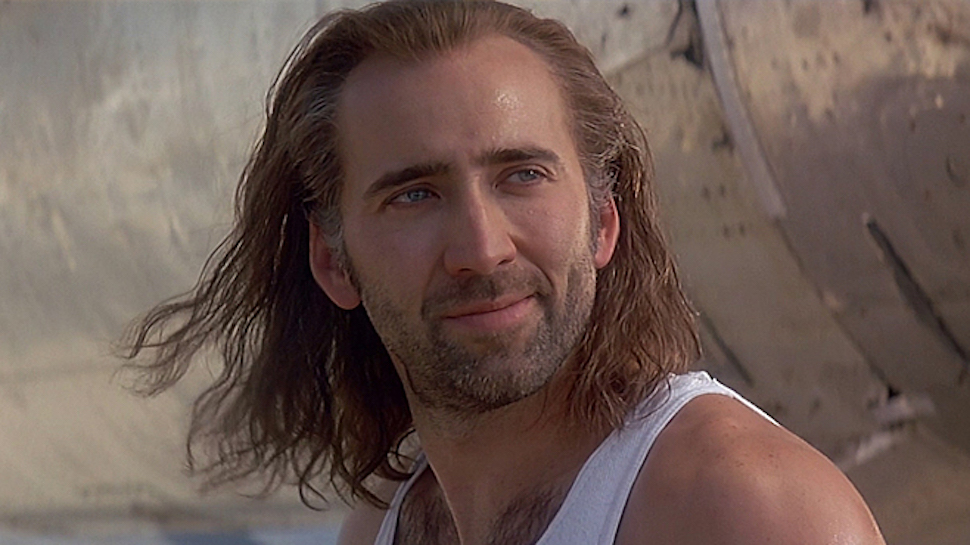
#> input picture doc/notebooks/5_Image_Processing/_data/cage.jpg, 970 x 545 px, found by its file name
$ jupyter execute --allow-errors Image_Processing_Tutorial_3.ipynb
#> lines starting #> are read from the running program, lines starting #| are printed output that depends on the picture
# How to cage Nicolas cage with OpenCV ?
## Setup

[cell 1]
import numpy as np
import cv2
from matplotlib import pyplot as plt

## Open and plot the image

[cell 2]
img = cv2.imread('cage.jpg')
#> img is the input picture: shape (545, 970, 3); mean B, G, R 83.9, 91.1, 110.2
gray = cv2.cvtColor(img, cv2.COLOR_BGR2GRAY)
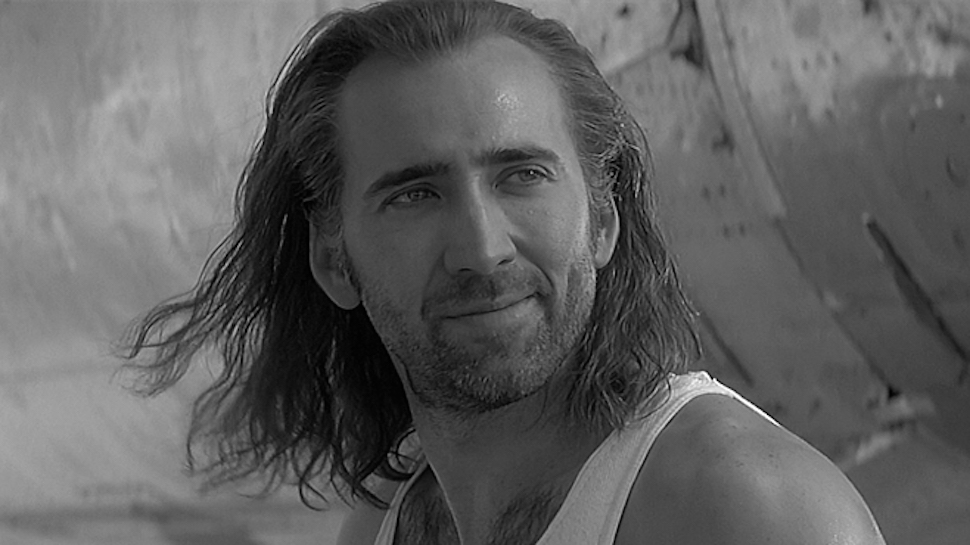
#> gray: shape (545, 970); min 0, max 255, mean 96
#> (the rest of this cell did not finish here and is left out)

## Haar cascade classifiers

[cell 3]
face_cascade = cv2.CascadeClassifier('_data/haarcascade_frontalface_default.xml')
eye_cascade = cv2.CascadeClassifier('_data/haarcascade_eye.xml')

#> (a cell that did not finish here is left out)

[cell 5]
fig = plt.figure("Cage caged")
plt.imshow(cv2.cvtColor(img, cv2.COLOR_BGR2RGB))
plt.axis("off")
plt.show()
